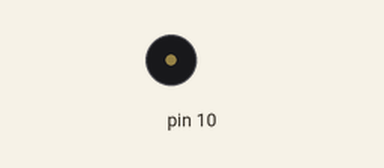
Bench run of a sketch on a simulated Arduino Uno, built with avr-gcc and run on an emulated ATmega328P. On the bench: buzzer (waves = sounding). What the sketch prints to the serial monitor is not drawn.

Above: at 0.2 s.
Timing chart, 0 to 1.7 s (numbered marks = the images above):
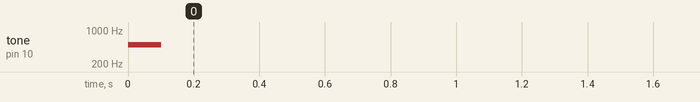

Measured:
- by itself, tone on pin 10: silent → 500 Hz at 0.00 s, → silent 0.10 s later

The sketch:

temp_test.ino
```cpp
float sensorVal = 0;
float temp = 0;
void setup() {
  // put your setup code here, to run once:
  Serial.begin(9600);
  Serial.println("Hello There");
  pinMode(10, OUTPUT);
}

void loop() {

  sensorVal = analogRead(A0);

  temp = (sensorVal * 0.8f) - 100;

  Serial.print(temp);
  Serial.println("° C");

  if(sensorVal > 30)
  {
    tone(10, 500, 100);
    delay(50 - temp);
    noTone(10);
  }
  delay((50 - temp) * 2);
  // put your main code here, to run repeatedly:

}
```
